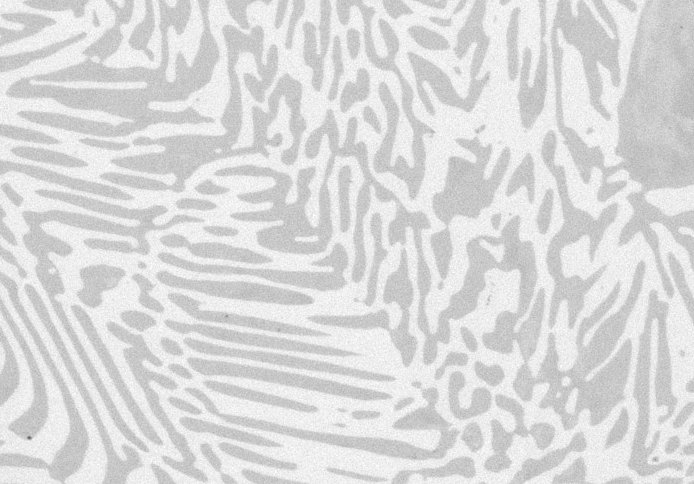
#> input picture images/Alloy.jpg, 694 x 484 px
$ python 13_CLAHE_and_Thresholding_using_OpenCV_in_Python.py
#> lines starting #> are read from the running program, lines starting #| are printed output that depends on the picture; after the words box and inside, x2 and y2 are one past the last pixel; in counts of white or black regions, pixels touching at a corner belong together
# Histogram equalization means stretch the histogram to cover entire range

import cv2
import numpy as np
import matplotlib.pyplot as plt

img=cv2.imread("images/Alloy.jpg",0)
#> img is the input picture: shape (484, 694); min 95, max 255, mean 218.6
eq_img=cv2.equalizeHist(img)
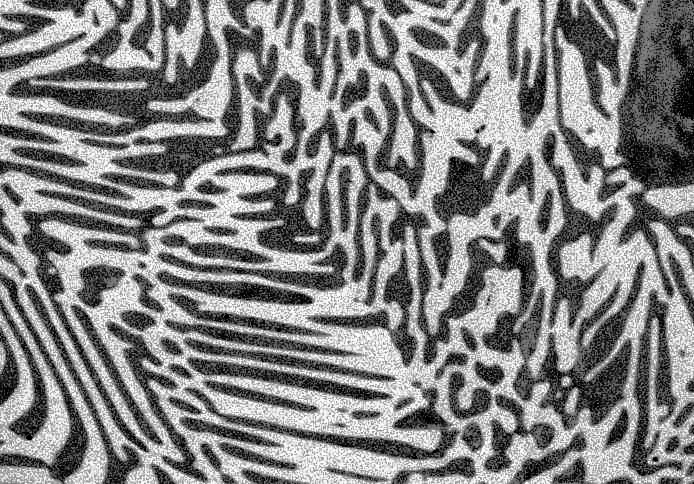
#> eq_img: shape (484, 694); min 0, max 255, mean 130.3

plt.hist(img.flat,bins=100, range=(0,255))
plt.hist(eq_img.flat,bins=100, range=(0,255))
#plt.show()
# cv2.imshow("Equalized Image",eq_img)
# cv2.waitKey(0)
# cv2.destroyAllWindows()

# There are much noise in the eqaulized image because it stretches the histogram
# so histogram equalization considers the global contrast of the image not the
# local contrast

# So performing a global equalization may not work on your images.

# So there is something called adaptive histogram equalization. It does histogram
# equalization in small patches or small tiles. Also, it has algorithm called
# contrast limiting adaptive histogram equalization (CLAHA)

clahe = cv2.createCLAHE(clipLimit=2.0, tileGridSize=(8,8))
cl_img=clahe.apply(img)
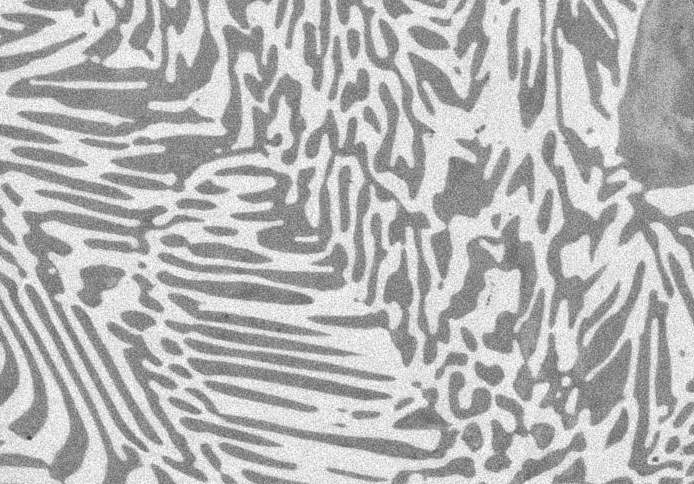
#> cl_img: shape (484, 694); min 55, max 255, mean 181.8
#cv2.imshow("Equalized Image",eq_img)
#cv2.imshow("CLAHE",cl_img)
plt.hist(cl_img.flat,bins=100, range=(0,255))
ret,thresh1=cv2.threshold(cl_img,190,150,cv2.THRESH_BINARY)
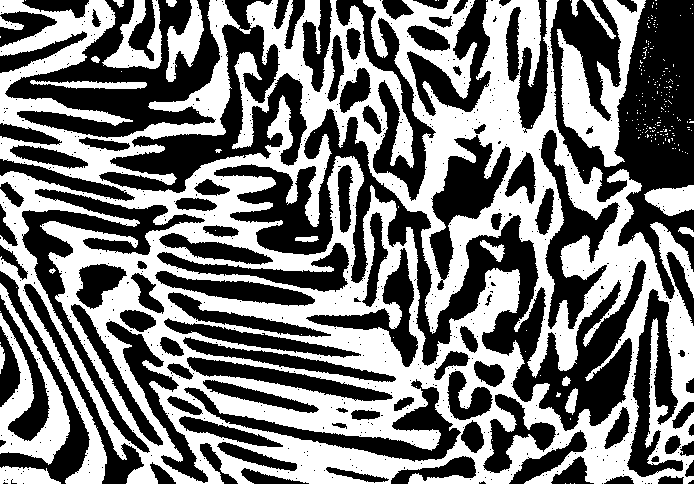
#> thresh1: shape (484, 694); values 0 (black) and 150 (white), 47.2% white; 230 white regions (209 under 20 px), largest, box (x1, y1, x2, y2) and area: (0, 0, 694, 484) 140802, (557, 0, 646, 167) 5588, (0, 283, 70, 465) 4529
ret,thresh2=cv2.threshold(cl_img,0,255,cv2.THRESH_BINARY_INV+cv2.THRESH_OTSU)
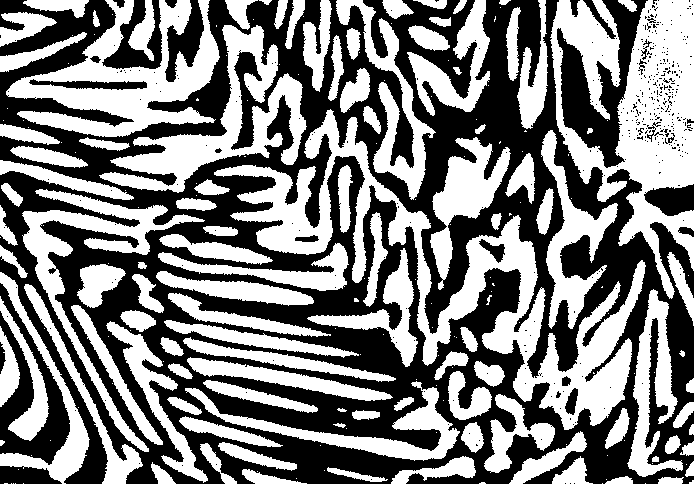
#> thresh2: shape (484, 694); 50.1% white; 414 black regions (386 under 20 px), largest, box (x1, y1, x2, y2) and area: (0, 0, 694, 484) 148593, (557, 0, 648, 168) 5833, (0, 283, 70, 465) 4745
#> ret = 181
cv2.imshow("Original",img)
cv2.imshow("Binary Threshold 1 ",thresh1)
cv2.imshow("OTSU ",thresh2)

#plt.show()
cv2.waitKey(0)
cv2.destroyAllWindows()

# IF image has noise then first denoise it and then apply above process
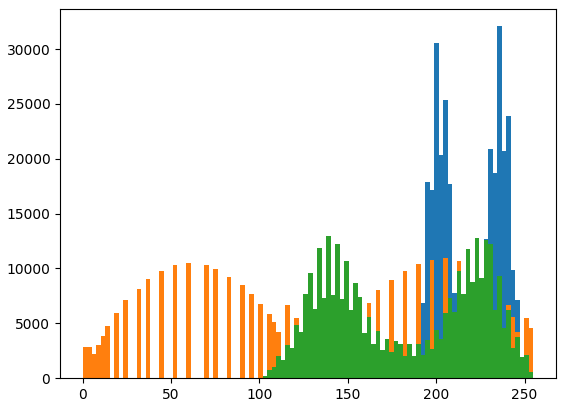
#> figure drawn by matplotlib, 1 panel; tallest bar 32083 high, from x = 234.6 to 237.2; tallest bar 10978 high, from x = 204 to 206.5; tallest bar 12929 high, from x = 137.7 to 140.2
